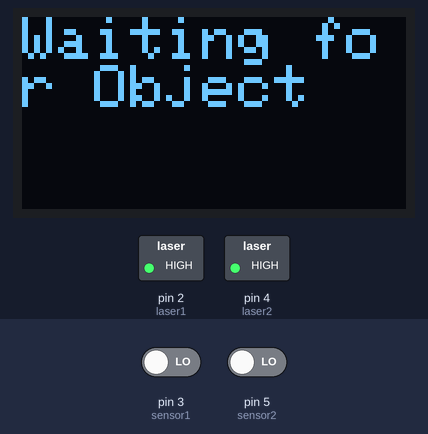
The sketch below on a simulated Arduino Uno, built with avr-gcc and run on an emulated ATmega328P. Parts: 128×64 one-colour display, switched loads named in the sketch (green lamp = pin HIGH). Inputs (shaded band) come from the test bench; at power-on: pin 3 (sensor1) LOW, pin 5 (sensor2) LOW. What the sketch prints to the serial monitor is not drawn.

Above: at 2.2 s.
2.3 s: pin 3 (sensor1) driven HIGH
3.8 s: pin 5 (sensor2) driven HIGH
At 4.5 s:
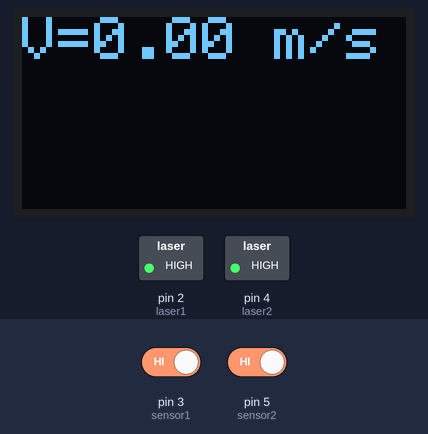
8.3 s: pin 3 (sensor1) driven LOW
At 9.3 s:
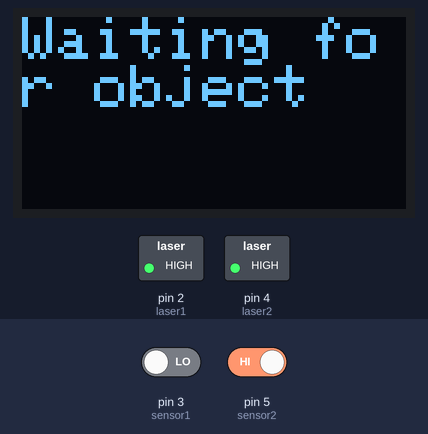
10.3 s: pin 3 (sensor1) driven HIGH
At 10.6 s:
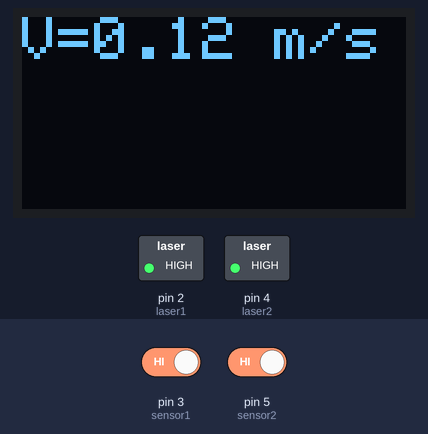
Timing chart, 0 to 12.8 s (numbered marks = the images above; inputs shaded):
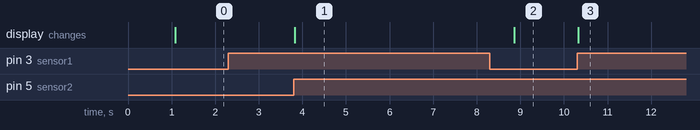

The sketch:

laser_speed_sensor_w_lcd.ino
```cpp
#include <SPI.h>
#include <Wire.h>
#include <Adafruit_GFX.h>
#include <Adafruit_SSD1306.h>

#define SCREEN_WIDTH 128 // OLED display width, in pixels
#define SCREEN_HEIGHT 64 // OLED display height, in pixels

// Declaration for an SSD1306 display connected to I2C (SDA, SCL pins)
// The pins for I2C are defined by the Wire-library.
// On an arduino UNO:       A4(SDA), A5(SCL)
// On an arduino MEGA 2560: 20(SDA), 21(SCL)
// On an arduino LEONARDO:   2(SDA),  3(SCL), ...
#define OLED_RESET     -1 // Reset pin # (or -1 if sharing Arduino reset pin)
#define SCREEN_ADDRESS 0x3C ///< See datasheet for Address; 0x3D for 128x64, 0x3C for 128x32
Adafruit_SSD1306 display(SCREEN_WIDTH, SCREEN_HEIGHT, &Wire, OLED_RESET);

// -----------------------

#define laser1 2
#define sensor1 3
#define laser2 4
#define sensor2 5

// Downstream distance between lasers, in meters
float distance = 0.1778;

unsigned long time1;
unsigned long time2;
float speed;
bool proximity1 = 0;
bool proximity2 = 0;
float deltat;

void setup() {

  Serial.begin(9600);
  pinMode(laser1, OUTPUT);
  pinMode(sensor1, INPUT);
  pinMode(laser2, OUTPUT);
  pinMode(sensor2, INPUT);

  digitalWrite(laser1, HIGH);
  digitalWrite(laser2,HIGH);

  // -----------------

  display.begin(SSD1306_SWITCHCAPVCC, 0x3C);
  display.clearDisplay();

  display.setTextSize(2);
  display.setTextColor(WHITE);
  display.setCursor(0,0);
  display.println("Speed sensor ");
  display.display();

  delay(1000);

  //--------------------------

  display.clearDisplay();
  display.setCursor(0,0);
  display.println("Waiting for Object");
  display.display();

}

void loop() {

  // Determine if either sensor is tripped
  bool sensor1value = digitalRead(sensor1);
  bool sensor2value = digitalRead(sensor2);

  // When Sensor 1 is tripped, record the time and trigger the proximity variable for Sensor 1.
  if (sensor1value == 1){
    if (proximity1==0){
      proximity1 = 1;
      time1 = micros();
      Serial.print("Sensor 1 tripped at ");
      Serial.print(time1);
      Serial.println(" microsec");
    }
  }

  // When Sensor 2 is tripped, record the time and trigger the proximity variable for Sensor 2.
  if (sensor2value == 1){
    if (proximity2==0){
      proximity2 = 1;
      time2 = micros();
      Serial.print("Sensor 2 tripped at ");
      Serial.print(time2);
      Serial.println(" microsec");
    }
  }

   // Once both proximity variables are tripped, then calculate the elapsed time between triggers, calculate and
  // display the speed of the object, and reset the proximity variables so that we can measure again.
  if (proximity1 == 1){
    if (proximity2 == 1){

      deltat = (time1 - time2)/1000000.0;  //Convert microseconds to seconds

      speed = distance/deltat; //Calculate speed, in meters per second

      proximity1 = 0;
      proximity2 = 0;

      display.clearDisplay();
      display.setTextSize(2);
      display.setTextColor(WHITE);
      display.setCursor(0,0);
      display.print("V=");
      display.print(speed);
      display.println(" m/s");

      display.display();

      delay(5000);//delay
      display.clearDisplay();


      ////////////////////////////////////////

      display.setTextSize(2);
      display.setTextColor(WHITE);
      display.setCursor(0,0);
      display.println("Waiting for object");
      display.display();

    }
  }


}
```

Measured:
- after the input at 2.3 s, every drawn part: stays the same
- after the input at 3.8 s, the display: changes at once (image 1)
- after the input at 10.3 s, the display: changes at once (image 3)
